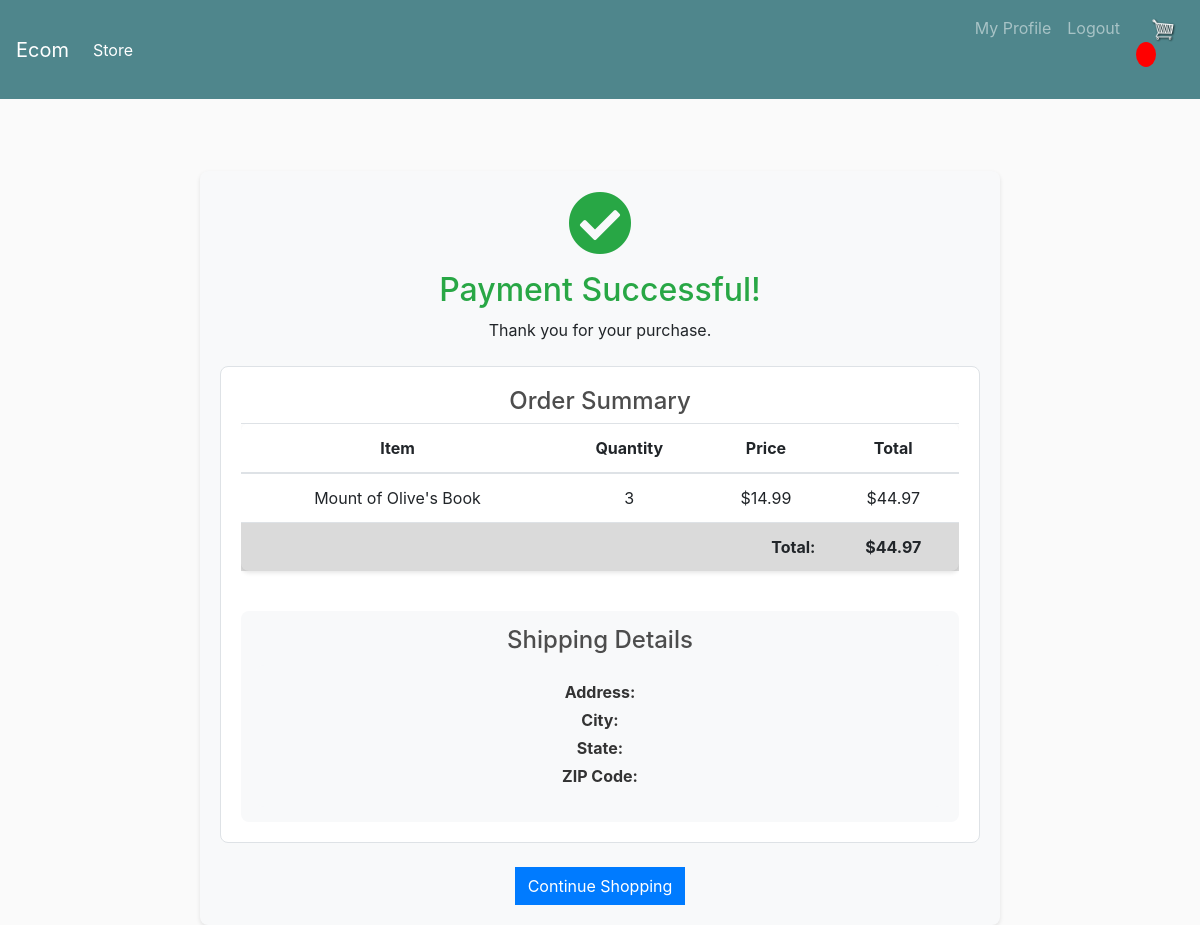
Page /payment_success/ (signed in) on the committed database.
### store/models.py (models this page shows, shortened)
class OrderItem(models.Model):
	product = models.ForeignKey(Product, on_delete=models.SET_NULL, null=True)
	order = models.ForeignKey(Order, on_delete=models.SET_NULL, null=True)
	quantity = models.IntegerField(default=0, null=True, blank=True)
	date_added = models.DateTimeField(auto_now_add=True)
	@property
	def get_total(self):
		total = self.product.price * self.quantity
		return total

class Product(models.Model):
	name = models.CharField(max_length=200, null=True)
	price = models.FloatField()
	digital = models.BooleanField(default=False, null=True, blank=True)
	image = models.ImageField(null=True, blank=True)
	category = models.ForeignKey(
		Category,
		on_delete=models.SET_NULL,
		null=True,
		blank=True
	)
	brand = models.CharField(
		max_length=200,
		null=True,
		blank=True,
		default="Unbranded"
	)
	description = models.TextField(
		null=True,
		blank=True,
		default="No description available"
	)
	is_available = models.BooleanField(
		default=True
	)
	created_date = models.DateTimeField(
		auto_now_add=True,
		null=True
	)
	modified_date = models.DateTimeField(
		auto_now=True,
		null=True
	)
	stock = models.IntegerField(default=100)
	sku = models.CharField(
		max_length=100,
		null=True,
		blank=True,
		unique=True
	)

### store/views.py (the view)
# urls.py: path('payment_success/', views.payment_success, name='payment_success'),
def payment_success(request):
    if request.user.is_authenticated:
        order = Order.objects.filter(
            customer=request.user.customer,
            complete=True
        ).order_by('-date_ordered').first()
    else:
        order_id = request.session.get('last_order_id')
        order = Order.objects.filter(id=order_id).first() if order_id else None
    context = {
        'order': order,
        'items': order.orderitem_set.all() if order else None,
        'total': order.get_cart_total if order else 0,
    }
    return render(request, 'store/payment_success.html', context)

### store/models.py (called while the page is built)
	@property
	def shipping(self):
		shipping = False
		orderitems = self.orderitem_set.all()
		for i in orderitems:
			if i.product.digital == False:
				shipping = True
		return shipping

	@property
	def get_cart_total(self):
		orderitems = self.orderitem_set.all()
		total = sum([item.get_total for item in orderitems])
		return total

### store/templates/store/payment_success.html (shortened to what this page needs)
{% extends 'store/main.html' %}
{% load static %}
{% block content %}
<div class="container mt-5">
    <div class="success-container text-center">
        <i class="fas fa-check-circle" style="color: #28a745; font-size: 64px;"></i>
        <h2 class="mt-3 text-success">Payment Successful!</h2>
        <p>Thank you for your purchase.</p>
        {% if order %}
        <div class="order-details mt-4">
            <h4>Order Summary</h4>
            <div class="table-responsive">
                <table class="table">
                    <thead>
                        <tr>
                            <th>Item</th>
                            <th>Quantity</th>
                            <th>Price</th>
                            <th>Total</th>
                        </tr>
                    </thead>
                    <tbody>
                        {% for item in items %}
                        <tr>
                            <td>{{ item.product.name }}</td>
                            <td>{{ item.quantity }}</td>
                            <td>${{ item.product.price|floatformat:2 }}</td>
                            <td>${{ item.get_total|floatformat:2 }}</td>
                        </tr>
                        {% endfor %}
                        <tr class="table-active">
                            <td colspan="3" class="text-right"><strong>Total:</strong></td>
                            <td><strong>${{ total|floatformat:2 }}</strong></td>
                        </tr>
                    </tbody>
                </table>
            </div>
            {% if order.shipping %}
            <div class="shipping-details mt-4">
                <h4>Shipping Details</h4>
                <div class="address-box">
                    <p class="mb-1"><strong>Address:</strong> {{ order.shippingaddress.address }}</p>
                    <p class="mb-1"><strong>City:</strong> {{ order.shippingaddress.city }}</p>
                    <p class="mb-1"><strong>State:</strong> {{ order.shippingaddress.state }}</p>
                    <p class="mb-1"><strong>ZIP Code:</strong> {{ order.shippingaddress.zipcode }}</p>
                </div>
            </div>
            {% endif %}
        </div>
        {% endif %}
        <div class="mt-4">
            <a href="{% url 'store' %}" class="btn btn-primary">Continue Shopping</a>
        </div>
    </div>
</div>
{% endblock content %}

### static/css/main.css (style rules this page uses)
body { background-color: hsl(0, 0%, 98%); }
h1,h2,h3,h4,h5,h6 { color:hsl(0, 0%, 30%); }
.btn { border-radius: 0; }
.success-container { text-align: center; padding: 40px 20px; background: #f8f9fa; border-radius: 8px; box-shadow: 0 2px 4px rgba(0,0,0,0.1); }
.order-details { margin: 20px 0; padding: 20px; background: white; border-radius: 4px; }

### store/templates/store/payment_success.html (style rules this page uses)
.success-container { max-width: 800px; margin: 0 auto; padding: 20px; }
.table { background-color: white; border-radius: 8px; box-shadow: 0 2px 4px rgba(0,0,0,0.1); }
.shipping-details { background-color: #f8f9fa; padding: 15px; border-radius: 8px; }
.order-details { margin-top: 30px; padding: 20px; border: 1px solid #dee2e6; border-radius: 8px; background-color: white; }
.address-box { background-color: #f8f9fa; padding: 15px; border-radius: 8px; margin-top: 10px; }
.address-box p { font-size: 16px; color: #333; }

### rows in the picture
OrderItem: product.name "Mount of Olive's Book", quantity "3", product.price "14.99", get_total "44.97"

### other values in the picture
{{ total|floatformat:2 }} "44.97"
